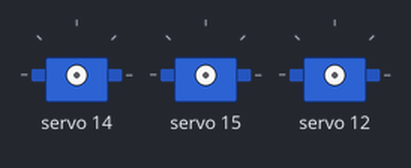
Bench run of a sketch on a simulated Arduino Uno, built with avr-gcc and run on an emulated ATmega328P. On the bench: 3 × servo.

Above: at 0.05 s.
Timing chart, 0 to 7.8 s (numbered marks = the images above):
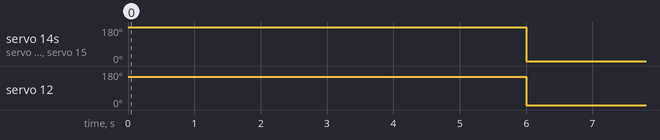

The sketch:

servo.ino
```cpp
#include "Wire.h"
#include "Adafruit_PWMServoDriver.h"
Adafruit_PWMServoDriver pwm = Adafruit_PWMServoDriver(0x40);

#define MIN_PULSE_WIDTH 544
#define MAX_PULSE_WIDTH 2400
#define FREQUENCY 200

void setup() {
  pwm.begin();
  pwm.setPWMFreq(FREQUENCY);  // This is the maximum PWM frequency

}

int pulseWidth(int angle) {
  int pulse_wide, analog_value;
  pulse_wide =map(angle, 0, 180, MIN_PULSE_WIDTH, MAX_PULSE_WIDTH);
  analog_value = int(float(pulse_wide) / 1000000 * FREQUENCY * 4096);
  return analog_value;
}

void loop() {

//     for (uint16_t i=0; i<4096; i += 8) {
//     for (uint8_t pwmnum=0; pwmnum < 16; pwmnum++) {
//       pwm.setPWM(pwmnum, 0, (i + (4096/16)*pwmnum) % 4096 );
//     }
// #ifdef ESP8266
//     yield();  // take a breather, required for ESP8266
// #endif
//     }
    delay(3000);

pwm.setPWM(14, 0, pulseWidth(180));
pwm.setPWM(15, 0, pulseWidth(180));


pwm.setPWM(12, 0, pulseWidth(150));
  delay(3000);


pwm.setPWM(14, 0, pulseWidth(0));
pwm.setPWM(15, 0, pulseWidth(0));

pwm.setPWM(12, 0, 2);


  // pwm.setPWM(0, 0, pulseWidth(0));
  // pwm.setPWM(1, 0, pulseWidth(180));
  // delay(1000);
  // pwm.setPWM(4, 0, pulseWidth(0));
  // delay(1000);
  // pwm.setPWM(0, 0, pulseWidth(180));
  // pwm.setPWM(1, 0, pulseWidth(90));
  // delay(500);
  // pwm.setPWM(4, 0, pulseWidth(180));
  // delay(1000);
  // pwm.setPWM(0, 0, pulseWidth(90));
  // pwm.setPWM(1, 0, pulseWidth(0));
  // delay(1000);
}
```

Measured:
- by itself, servo 14, servo 15: alternates 180° for 3.0 s and 0° for 3.0 s
- by itself, servo 12: alternates 150° for 3.0 s and 0° for 3.0 s
